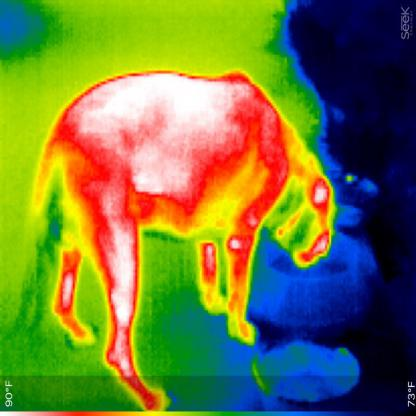
#> input picture IMG_0020.jpg, 416 x 416 px
$ python thermal.py --in_path IMG_0020.jpg
#> lines starting #> are read from the running program, lines starting #| are printed output that depends on the picture; after the words box and inside, x2 and y2 are one past the last pixel; in counts of white or black regions, pixels touching at a corner belong together
#> in main, img is the input picture: shape (416, 416, 3); mean B, G, R 59.7, 122.1, 111.2
import cv2
import numpy as np
import argparse
from pathlib import Path

def to_grayscale(bgr):
    return cv2.cvtColor(bgr, cv2.COLOR_BGR2GRAY)
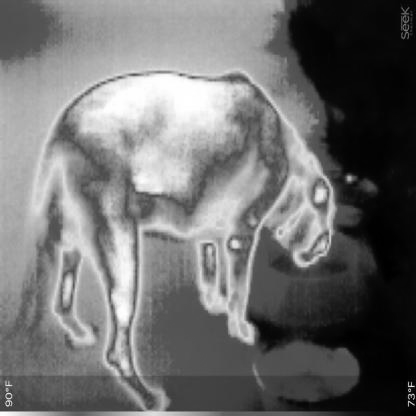
#> returned value: shape (416, 416); min 0, max 255, mean 111.7

def gaussian_smooth(gray):
    return cv2.GaussianBlur(gray, (5,5), 1.5)

def detect_edges(smoothed):
    return cv2.Canny(smoothed, 50, 150)
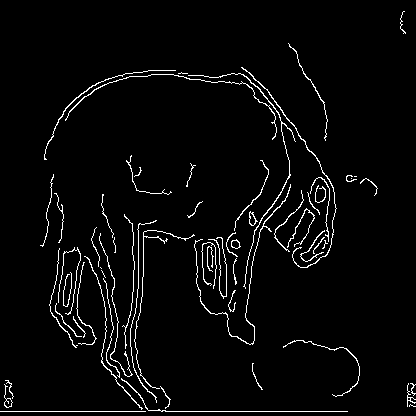
#> returned value: shape (416, 416); 3.4% white in thin lines or dots

def hot_region(bgr):
    hsv = cv2.cvtColor(bgr, cv2.COLOR_BGR2HSV)
#> hsv: shape (416, 416, 3); mean H, S, V 67.8, 228.2, 175.1
    heat = hsv[:,:,2]  # value channel carries thermal energy
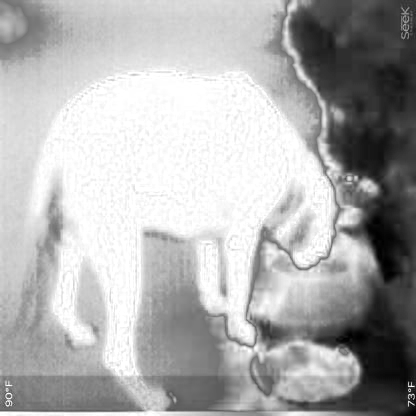
#> heat: shape (416, 416); min 0, max 255, mean 175.1

    heat = cv2.GaussianBlur(heat,(5,5),1.5)

    t = np.percentile(heat,80)
#> t = 249
#> in segment, `region = hot_region(image)`: region: shape (416, 416); 24.3% white; 3 white regions, box (x1, y1, x2, y2) and area: (37, 72, 326, 373) 41703, (311, 230, 326, 252) 221, (74, 327, 85, 337) 78
    mask = np.zeros_like(heat,dtype=np.uint8)
    mask[heat>=t] = 255

    k = cv2.getStructuringElement(cv2.MORPH_ELLIPSE,(9,9))
    mask = cv2.morphologyEx(mask,cv2.MORPH_CLOSE,k,iterations=2)
    mask = cv2.morphologyEx(mask,cv2.MORPH_OPEN,k,iterations=1)

    return mask

def clean_region(mask):
    k = cv2.getStructuringElement(cv2.MORPH_ELLIPSE,(7,7))
    mask = cv2.morphologyEx(mask, cv2.MORPH_OPEN, k)
#> mask: shape (416, 416); 24.2% white; 3 white regions, box (x1, y1, x2, y2) and area: (37, 72, 326, 373) 41645, (311, 230, 326, 252) 218, (74, 327, 85, 337) 72
    mask = cv2.morphologyEx(mask, cv2.MORPH_CLOSE, k)
#> mask: shape (416, 416); 24.3% white; 3 white regions, box (x1, y1, x2, y2) and area: (37, 72, 326, 373) 41678, (311, 230, 326, 252) 219, (74, 327, 85, 337) 72
    return mask

def best_contour_mask(edges, region):
    k = cv2.getStructuringElement(cv2.MORPH_ELLIPSE,(5,5))

    edges = cv2.dilate(edges, k, iterations=1)
#> edges: shape (416, 416); 15.8% white; 12 white regions, largest, box (x1, y1, x2, y2) and area: (0, 65, 350, 414) 23103, (38, 172, 66, 249) 754, (281, 338, 362, 399) 722
    edges = cv2.morphologyEx(edges, cv2.MORPH_CLOSE, k, iterations=2)
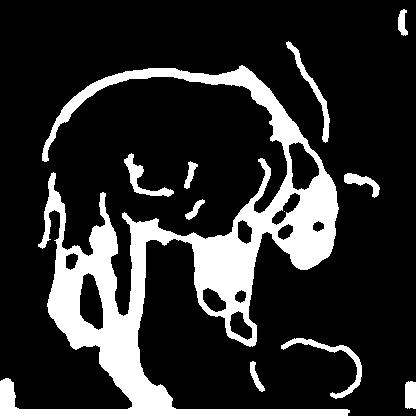
#> edges: shape (416, 416); 18.6% white; 11 white regions (1 under 20 px)

    cnts,_ = cv2.findContours(edges, cv2.RETR_EXTERNAL, cv2.CHAIN_APPROX_SIMPLE)
#> cnts = 10 contours; largest, box (x1, y1, x2, y2) and area: (0, 65, 350, 416) 31035, (281, 338, 362, 399) 599, (286, 41, 330, 143) 519, (124, 153, 174, 197) 472, (344, 173, 380, 198) 294
    if len(cnts)==0:
        return np.zeros_like(edges)

    best_score = 0
    best_mask = None

    for c in cnts:
        temp = np.zeros_like(edges)
        cv2.drawContours(temp,[c],-1,255,-1)

        overlap = cv2.bitwise_and(temp,region)
        score = np.sum(overlap)

        if score > best_score:
            best_score = score
            best_mask = temp
#> this loop made 10 passes
#> (score, best_score) on passes 4, 6, 7, 8: (38250, 38250), (43605, 43605), (141015, 141015), (2935305, 2935305)
#> score on passes 1, 2, 3, 5, 9, 10: 0, 0, 0, 0, 0, 0
#> best_mask: shape (416, 416); 18.8% white; 1 white region, box (x1, y1, x2, y2) and area: (0, 65, 350, 416) 32597
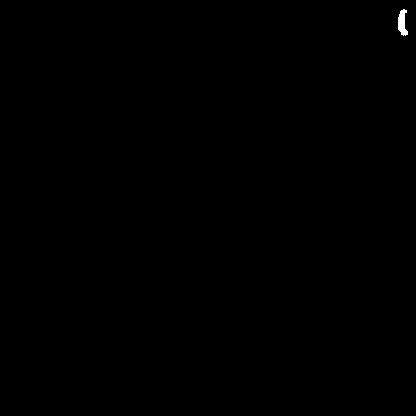
#> temp: shape (416, 416); 0.1% white; 1 white region, box (x1, y1, x2, y2) and area: (398, 9, 408, 36) 176
#> after the loop, best_score = 2935305

    if best_mask is None:
        best_mask = np.zeros_like(edges)

    return best_mask

def draw_boundary(bgr, mask):
    overlay = bgr.copy()
    cnts,_ = cv2.findContours(mask, cv2.RETR_EXTERNAL, cv2.CHAIN_APPROX_SIMPLE)

    if len(cnts)==0:
        return overlay

    cv2.drawContours(overlay,cnts,-1,(0,255,0),2)
    return overlay


def segment(image):
    gray = to_grayscale(image)
    smooth = gaussian_smooth(gray)
    edges = detect_edges(smooth)

    region = hot_region(image)
    region = clean_region(region)

    mask = best_contour_mask(edges, region)
    mask = solidify(mask, region)

    return gray, smooth, edges, region, mask

def solidify(mask, region):
    # ensure object interior remains filled using heat prior
    combined = cv2.bitwise_or(mask, region)
#> combined: shape (416, 416); 36.4% white; 1 white region, box (x1, y1, x2, y2) and area: (0, 65, 350, 416) 63055

    k = cv2.getStructuringElement(cv2.MORPH_ELLIPSE,(11,11))
    combined = cv2.morphologyEx(combined, cv2.MORPH_CLOSE, k, iterations=2)
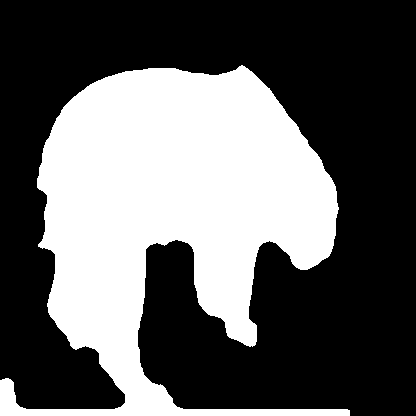
#> combined: shape (416, 416); 37.6% white; 1 white region, box (x1, y1, x2, y2) and area: (0, 65, 350, 416) 65037

    # keep only component touching original mask
    n, labels, stats, _ = cv2.connectedComponentsWithStats(combined, connectivity=8)
#> labels: shape (416, 416) int32; values 0 (black) and 1 (white), 37.6% white; 1 white region
#> n = 2; stats = [[0, 0, 416, 416, 108019], [0, 65, 350, 351, 65037]]

    if n <= 1:
        return combined

    # find component overlapping contour mask
    best = 0
    best_overlap = 0

    for i in range(1,n):
        comp = np.zeros_like(mask)
        comp[labels==i] = 255
        overlap = np.sum(cv2.bitwise_and(comp, mask))
        if overlap > best_overlap:
            best_overlap = overlap
            best = i
#> this loop made 1 pass
#> (overlap, best_overlap) on pass 1: (8312235, 8312235)
#> after the loop, best = 1; best_overlap = 8312235

    out = np.zeros_like(mask)
    out[labels==best] = 255
    return out


def main():
    ap = argparse.ArgumentParser()
    ap.add_argument("--in_path", required=True)
    ap.add_argument("--out_dir", default="output")
    args = ap.parse_args()

    in_path = Path(args.in_path)
    out_dir = Path(args.out_dir)
    out_dir.mkdir(parents=True, exist_ok=True)

    img = cv2.imread(str(in_path))
    if img is None:
        raise FileNotFoundError(in_path)

    gray, smooth, edges, region, mask = segment(img)
    overlay = draw_boundary(img, mask)
#> in draw_boundary, `cnts,_ = cv2.findContours(mask, cv2.RETR_EXTERNAL, cv2.CHAIN_APPROX_SI..`: cnts = 1 contour; box (x1, y1, x2, y2) and area: (0, 65, 350, 416) 64078
#> in draw_boundary, `cv2.drawContours(overlay,cnts,-1,(0,255,0),2)`:
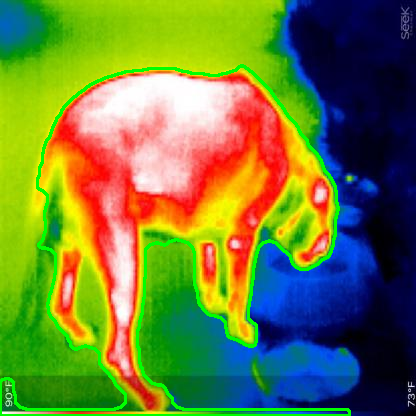
#> overlay: shape (416, 416, 3); 3.65% of pixels changed, all inside (x1, y1, x2, y2) = (0, 64, 351, 416)

    cv2.imwrite(str(out_dir/"1_gray.png"), gray)
    cv2.imwrite(str(out_dir/"2_smooth.png"), smooth)
    cv2.imwrite(str(out_dir/"3_edges.png"), edges)
    cv2.imwrite(str(out_dir/"4_hotregion.png"), region)
    cv2.imwrite(str(out_dir/"5_mask.png"), mask)
    cv2.imwrite(str(out_dir/"6_overlay.png"), overlay)

    print("done")

if __name__ == "__main__":
    main()
